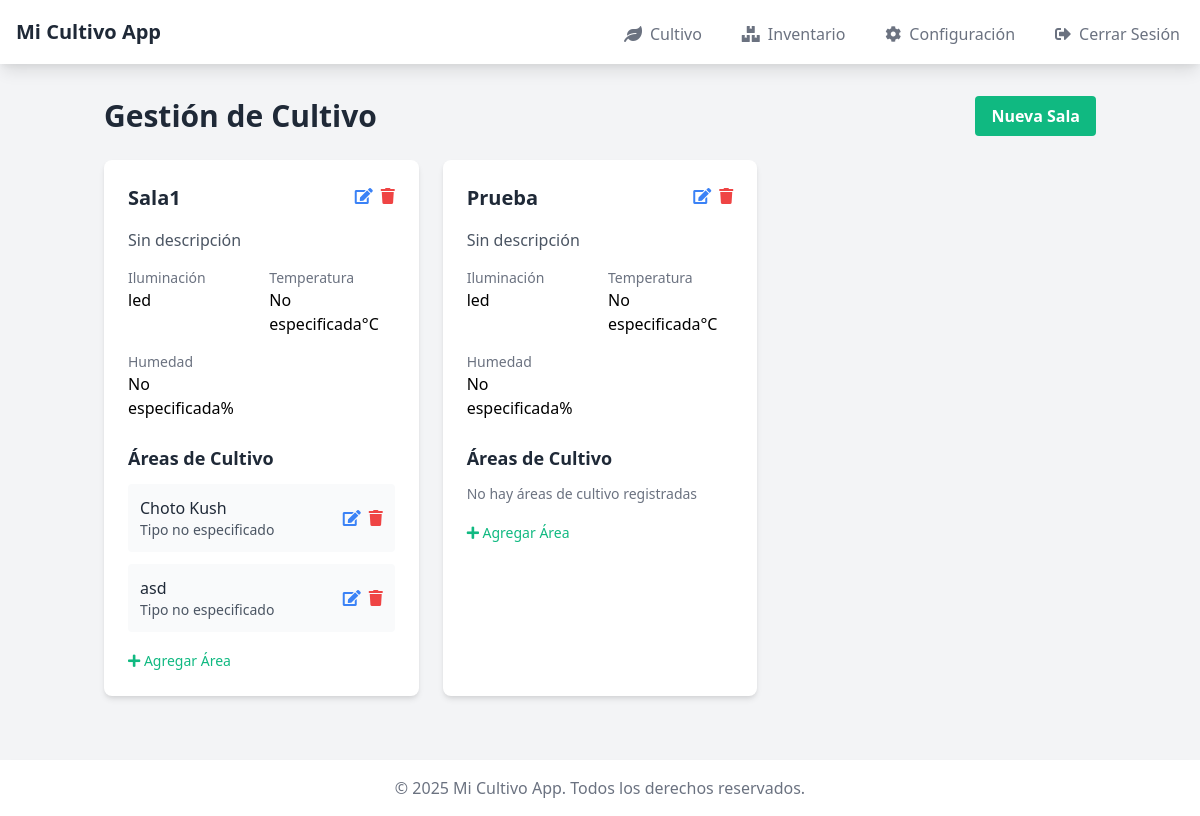
/cultivo/cultivo/ (signed in), run on the app's committed database.
### gestion_cultivo/models.py (models this page shows, shortened)
class Sala(models.Model):
    nombre = models.CharField(max_length=100)
    descripcion = models.TextField(blank=True, default='')
    usuario = models.ForeignKey(settings.AUTH_USER_MODEL, on_delete=models.CASCADE, null=True, blank=True)
    fecha_creacion = models.DateTimeField(default=timezone.now)
    humedad_objetivo = models.DecimalField(blank=True, decimal_places=1, max_digits=4, null=True, validators=[MinValueValidator(0), MaxValueValidator(100)])
    temperatura_objetivo = models.DecimalField(blank=True, decimal_places=1, max_digits=4, null=True, validators=[MinValueValidator(0), MaxValueValidator(50)])
    tipo_iluminacion = models.CharField(choices=[('LED', 'LED'), ('HPS', 'HPS'), ('CMH', 'CMH'), ('LEC', 'LEC'), ('FLUORESCENTE', 'Fluorescente'), ('NATURAL', 'Natural')], max_length=20)
    horas_luz = models.IntegerField(validators=[MinValueValidator(0), MaxValueValidator(24)])
    class Meta:
        verbose_name = 'Sala'
        verbose_name_plural = 'Salas'

class AreaCultivo(models.Model):
    nombre = models.CharField(max_length=100)
    descripcion = models.TextField(blank=True, default='')
    sala = models.ForeignKey(Sala, on_delete=models.CASCADE, null=True, blank=True)
    fecha_creacion = models.DateTimeField(default=timezone.now)
    tipo_cultivo = models.CharField(choices=[('suelo', 'Suelo'), ('hidroponico', 'Hidropónico'), ('living_soil', 'Living Soil')], default='suelo', max_length=20)
    estado = models.CharField(max_length=50, blank=True, default='')
    tiene_riego_automatico = models.BooleanField(default=False)
    sustrato = models.CharField(blank=True, choices=[('tierra_100', '100% Tierra'), ('coco_100', '100% Coco'), ('tierra_coco_50_50', '50% Tierra - 50% Coco'), ('tierra_hummus_50_50', '50% Tierra - 50% Hummus'), ('tierra_perlita_70_30', '70% Tierra - 30% Perlita'), ('coco_perlita_70_30', '70% Coco - 30% Perlita'), ('personalizado', 'Personalizado')], max_length=20, null=True)
    composicion_sustrato = models.TextField(blank=True, help_text='Describe la composición personalizada del sustrato', null=True)
    class Meta:
        verbose_name = 'Área de Cultivo'
        verbose_name_plural = 'Áreas de Cultivo'

### gestion_cultivo/views.py (the view)
# urls.py: path('cultivo/', views.pagina_inicio_cultivo, name='pagina_inicio_cultivo'),
@login_required
def pagina_inicio_cultivo(request):
    salas = Sala.objects.filter(usuario=request.user)
    return render(request, 'gestion_cultivo/inicio_cultivo.html', {'salas': salas})

### templates/gestion_cultivo/inicio_cultivo.html (shortened to what this page needs)
{% extends 'base.html' %}
{% block content %}
<div class="container mx-auto px-4 py-8">
    <div class="flex justify-between items-center mb-6">
        <h1 class="text-3xl font-bold text-gray-800">Gestión de Cultivo</h1>
        <a href="{% url 'gestion_cultivo:crear_sala' %}" class="bg-green-500 hover:bg-green-600 text-white font-bold py-2 px-4 rounded">
            Nueva Sala
        </a>
    </div>
    {% if salas %}
        <div class="grid grid-cols-1 md:grid-cols-2 lg:grid-cols-3 gap-6">
            {% for sala in salas %}
                <div class="bg-white rounded-lg shadow-md p-6">
                    <div class="flex justify-between items-start mb-4">
                        <h2 class="text-xl font-semibold text-gray-800">{{ sala.nombre }}</h2>
                        <div class="flex space-x-2">
                            <a href="{% url 'gestion_cultivo:editar_sala' sala.pk %}" class="text-blue-500 hover:text-blue-600">
                                <i class="fas fa-edit"></i>
                            </a>
                            <a href="{% url 'gestion_cultivo:eliminar_sala' sala.pk %}" class="text-red-500 hover:text-red-600">
                                <i class="fas fa-trash"></i>
                            </a>
                        </div>
                    </div>
                    <div class="mb-4">
                        <p class="text-gray-600">{{ sala.descripcion|default:"Sin descripción" }}</p>
                    </div>
                    <div class="grid grid-cols-2 gap-4 mb-4">
                        <div>
                            <p class="text-sm text-gray-500">Iluminación</p>
                            <p class="font-medium">{{ sala.tipo_iluminacion|default:"No especificada" }}</p>
                        </div>
                        <div>
                            <p class="text-sm text-gray-500">Temperatura</p>
                            <p class="font-medium">{{ sala.temperatura_objetivo|default:"No especificada" }}°C</p>
                        </div>
                        <div>
                            <p class="text-sm text-gray-500">Humedad</p>
                            <p class="font-medium">{{ sala.humedad_objetivo|default:"No especificada" }}%</p>
                        </div>
                    </div>
                    <div class="mt-6">
                        <h3 class="text-lg font-semibold text-gray-800 mb-3">Áreas de Cultivo</h3>
                        {% if sala.areacultivo_set.all %}
                            <div class="space-y-3">
                                {% for area in sala.areacultivo_set.all %}
                                    <div class="bg-gray-50 rounded p-3">
                                        <div class="flex justify-between items-center">
                                            <div>
                                                <h4 class="font-medium text-gray-800">{{ area.nombre }}</h4>
                                                <p class="text-sm text-gray-600">{{ area.tipo|default:"Tipo no especificado" }}</p>
                                            </div>
                                            <div class="flex space-x-2">
                                                <a href="{% url 'gestion_cultivo:editar_area' area.pk %}" class="text-blue-500 hover:text-blue-600">
                                                    <i class="fas fa-edit"></i>
                                                </a>
                                                <a href="{% url 'gestion_cultivo:eliminar_area' area.pk %}" class="text-red-500 hover:text-red-600">
                                                    <i class="fas fa-trash"></i>
                                                </a>
                                            </div>
                                        </div>
                                    </div>
                                {% endfor %}
                            </div>
                        {% else %}
                            <p class="text-gray-500 text-sm">No hay áreas de cultivo registradas</p>
                        {% endif %}
                        <div class="mt-4">
                            <a href="{% url 'gestion_cultivo:crear_area' sala.pk %}" class="text-green-500 hover:text-green-600 text-sm font-medium">
                                <i class="fas fa-plus"></i> Agregar Área
                            </a>
                        </div>
                    </div>
                </div>
            {% endfor %}
        </div>
    {% endif %}
</div>
{% endblock %}

### data on the page
Sala: nombre "Sala1", descripcion "Sin descripción", tipo_iluminacion "led", temperatura_objetivo "No especificada", humedad_objetivo "No especificada"
AreaCultivo: nombre "Choto Kush", tipo "Tipo no especificado"
AreaCultivo: nombre "asd", tipo "Tipo no especificado"
Sala: nombre "Prueba", descripcion "Sin descripción", tipo_iluminacion "led", temperatura_objetivo "No especificada", humedad_objetivo "No especificada", shows "No hay áreas de cultivo registradas"
